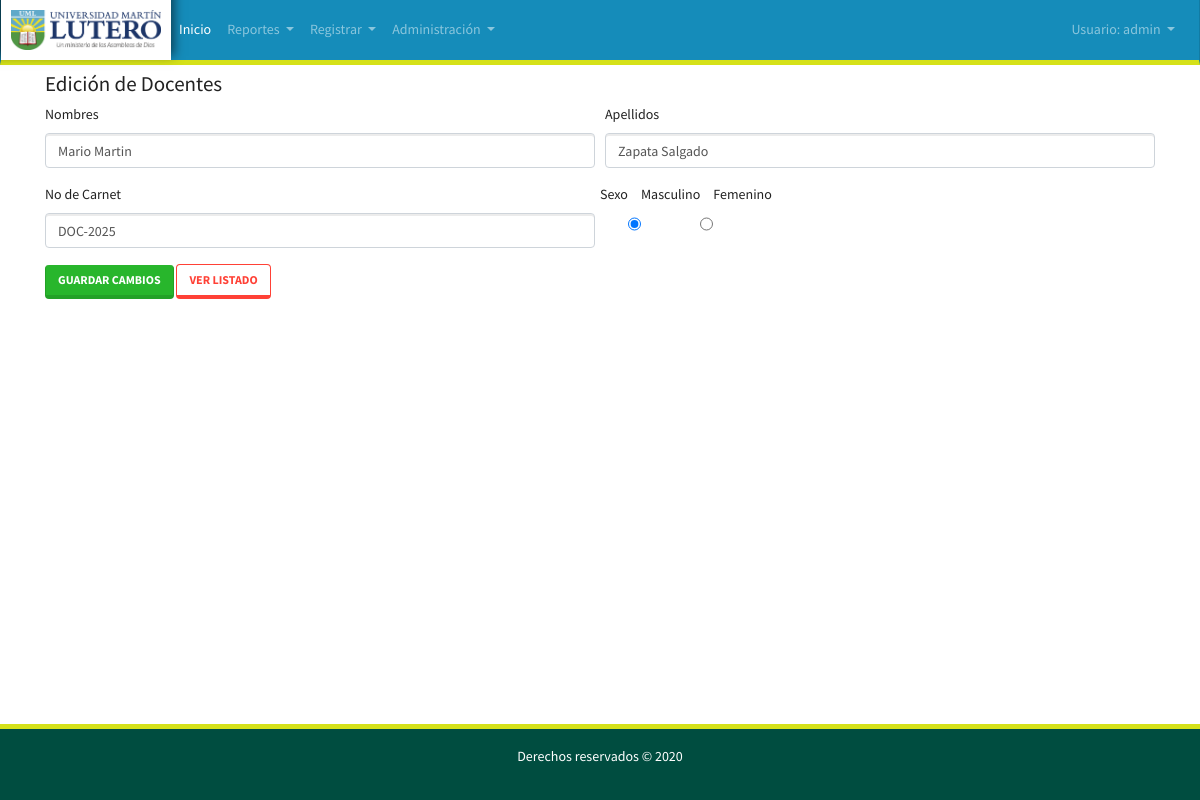
/docentesedit.view.php?id=2 (signed in), run on the app's committed database.
### tables this page shows
CREATE TABLE `docentes` (
  `id` int(11) NOT NULL,
  `nombre_docente` varchar(50) NOT NULL,
  `apellido_apellido` varchar(50) NOT NULL,
  `Numdecarnet` varchar(8) NOT NULL,
  `sexo` varchar(11) NOT NULL
);

### docentesedit.view.php (the view, shortened to what this page needs)
<!DOCTYPE html>
<?php
require 'functions.php';
if (isset($_GET['id'])) {
    $id_docente = $_GET['id'];
    $docente = $conn->prepare("select * from docentes where id = " . $id_docente);
    $docente->execute();
    $docente = $docente->fetch();
} else {
    die('Ha ocurrido un error');
}
?>
<html>
<head>
    <link rel="stylesheet" href="css/bootstrap.min.css">
</head>
<body class="d-flex flex-column min-vh-100">
    <?php
    include 'includes/nav.php'
    ?>
    <div class="container">
        <br>
        <h4>Edición de Docentes</h4>
        <form method="post" action="procesardocente.php">
            <div class="form-row">
                <div class="form-group col-12 col-sm-6">
                    <label>Nombres</label>
                    <input class="form-control" type="text" required name="nombresDoc" value="<?php echo $docente['nombre_docente'] ?>" maxlength="45">
                </div>
                <div class="form-group col-12 col-sm-6">
                    <label>Apellidos</label>
                    <input class="form-control" type="text" required name="apellidosDoc" value="<?php echo $docente['apellido_apellido'] ?>" maxlength="45">
                </div>
                <div class="form-group col-12 col-sm-6">
                    <label>No de Carnet</label>
                    <input class="form-control" type="text" value="<?php echo $docente['Numdecarnet'] ?>" name="numcarnetDoc">
                </div>
                <label>Sexo</label>
                <input required type="radio" name="sexoDoc" <?php if ($docente['sexo'] == 'M') {
                                                                echo "checked";
                                                            } ?> value="M"> Masculino
                <input type="radio" name="sexoDoc" required value="F" <?php if ($docente['sexo'] == 'F') {
                                                                            echo "checked";
                                                                        } ?>> Femenino
            </div>
            <button  class="btn btn-success" type="submit" name="modificar">Guardar Cambios</button>
            <a class="btn btn-outline-danger" href="listadodocentes.view.php">Ver Listado</a>
        </form>
    </div>
    <?php
    include 'includes/footer.php';
    ?>
</body>
</html>

### includes/nav.php (style rules this page uses)
.container { margin-top: 50px; }

### data on the page
docentes: nombresDoc "Mario Martin", apellidosDoc "Zapata Salgado", numcarnetDoc "DOC-2025", sexo "☑"

### other printed values
$_SESSION["username"] "admin"
